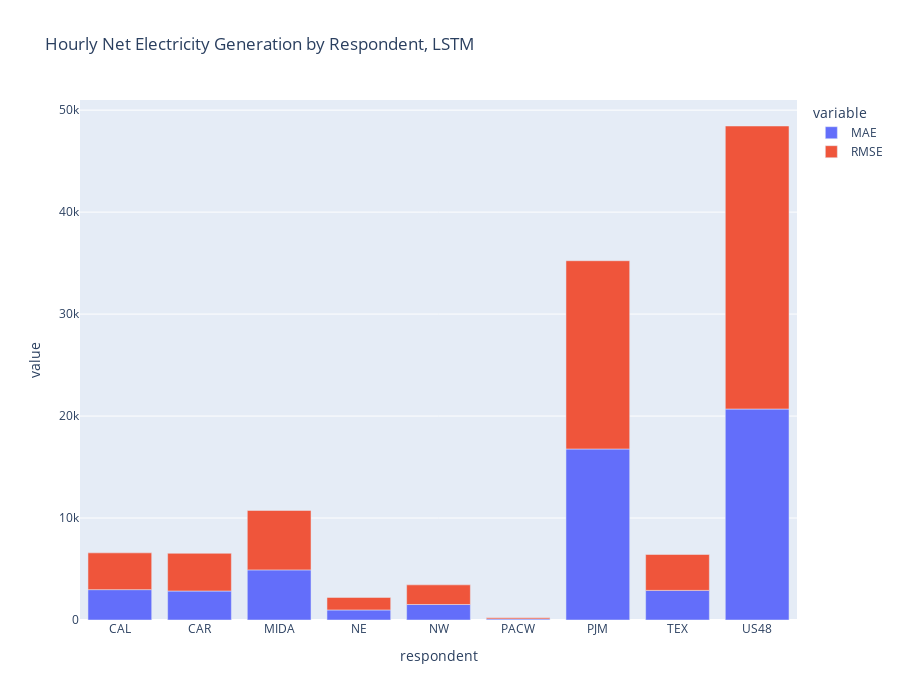

The cell this chart's notebook holds for it:
### Code cell
px.bar(evaluation_df, x='respondent', y=['MAE', 'RMSE'], height = 700, title='Hourly Net Electricity Generation by Respondent, LSTM')

### Figure 1 — Plotly figure (JSON) as saved in the notebook; plotly's stock layout.template omitted (floating-point values rounded to 4 significant figures)
{"data": [{"alignmentgroup": "True", "hovertemplate": "variable=MAE<br>respondent=%{x}<br>value=%{y}<extra></extra>", "legendgroup": "MAE", "marker": {"color": "#636efa", "pattern": {"shape": ""}}, "name": "MAE", "offsetgroup": "MAE", "orientation": "v", "showlegend": true, "textposition": "auto", "type": "bar", "x": ["CAL", "CAR", "MIDA", "NE", "NW", "PACW", "PJM", "TEX", "US48"], "xaxis": "x", "y": [2977.0, 2843.0, 4915.0, 986.7, 1521.0, 99.58, 16770.0, 2904.0, 20690.0], "yaxis": "y"}, {"alignmentgroup": "True", "hovertemplate": "variable=RMSE<br>respondent=%{x}<br>value=%{y}<extra></extra>", "legendgroup": "RMSE", "marker": {"color": "#EF553B", "pattern": {"shape": ""}}, "name": "RMSE", "offsetgroup": "RMSE", "orientation": "v", "showlegend": true, "textposition": "auto", "type": "bar", "x": ["CAL", "CAR", "MIDA", "NE", "NW", "PACW", "PJM", "TEX", "US48"], "xaxis": "x", "y": [3607.0, 3698.0, 5828.0, 1228.0, 1924.0, 114.6, 18460.0, 3523.0, 27750.0], "yaxis": "y"}], "layout": {"barmode": "relative", "height": 700, "legend": {"title": {"text": "variable"}, "tracegroupgap": 0}, "title": {"text": "Hourly Net Electricity Generation by Respondent, LSTM"}, "xaxis": {"anchor": "y", "domain": [0, 1], "title": {"text": "respondent"}}, "yaxis": {"anchor": "x", "domain": [0, 1], "title": {"text": "value"}}}}
